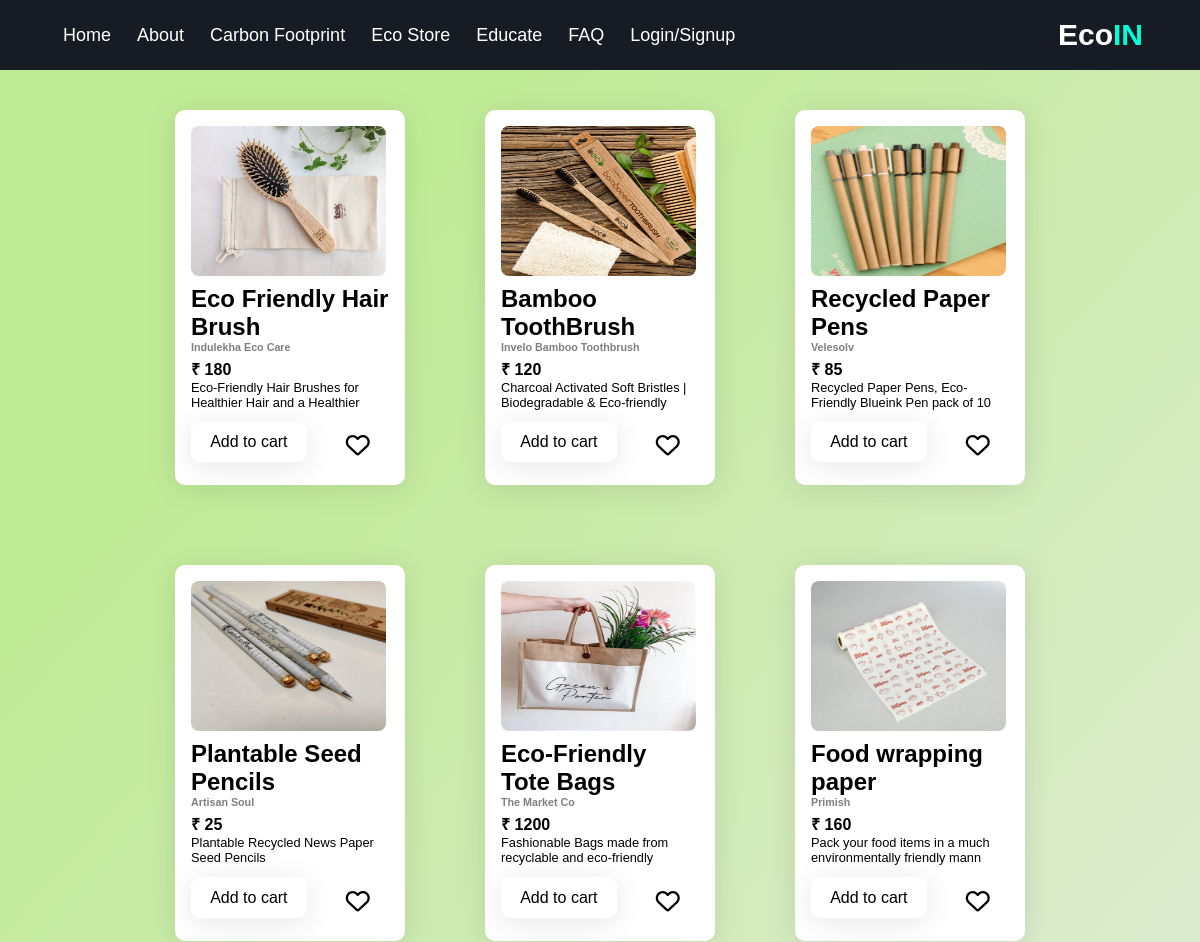
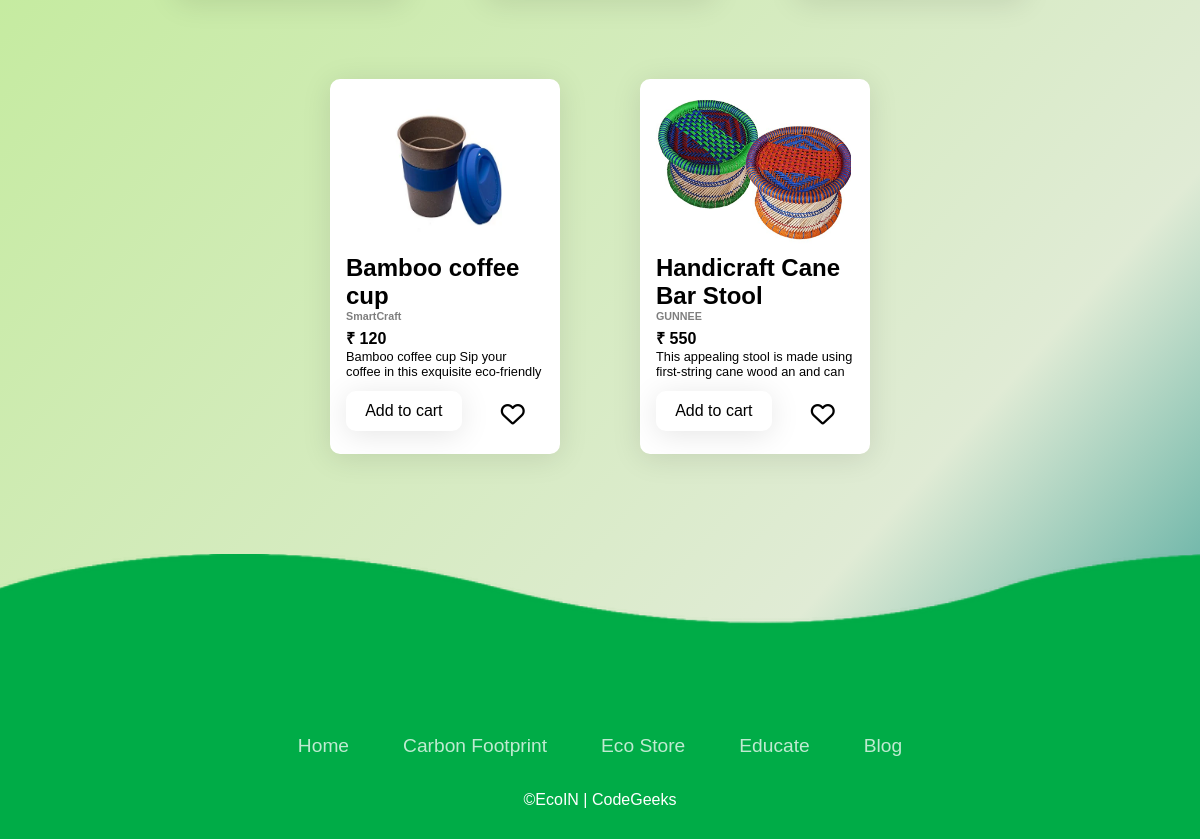
/store/, run on the app's committed database (2 pictures, top to bottom).
### marketplace/models.py (models this page shows, shortened)
class Product(models.Model):
    Name    =   models.CharField(max_length=150)
    Desc    =   models.TextField(default="")
    Img     =   models.ImageField()
    Company =   models.CharField(max_length=150)
    Stock   =   models.CharField(max_length=10)
    Created =   models.DateTimeField(timezone.now)
    Price   =   models.CharField(max_length=10)
    Type    =   models.CharField(max_length=10,default="New")   # Recycled or Fresh Arrival
    class Meta:
        verbose_name = "Product"
        verbose_name_plural=verbose_name

### marketplace/views.py (the view)
# urls.py: 2. Add a URL to urlpatterns:  path('', Home.as_view(), name='home')
def Home(request):
    products_obj = Product.objects.all()
    products = []
    for i in products_obj:
        products.append(model_to_dict(i))
    context = { "items" : products }
    return render(request,'marketplace/productcard.html',context=context)

### frontend/templates/marketplace/productcard.html (shortened to what this page needs)
{% load static %}
<!DOCTYPE html>
<html>
<head>
    <link rel="stylesheet" href="https://cdnjs.cloudflare.com/ajax/libs/font-awesome/4.7.0/css/font-awesome.min.css">
</head>
<body>
<div class="mainWrapper">
    {% include 'marketplace/navStore.html' %}
    <div class="mainContainer">
    {% for item in items %}
        <div class="card">
            <div class="cardWrapper" onclick="showProduct({{item.id}})">
            <img src="{% static 'images/' %}{{item.Img}}" alt="Product Image" height="150px">
            <h2> {{item.Name }}</h2>
            <h6>{{ item.Company }}</h6>
            <h4>&#8377; <span>{{ item.Price }}</span></h4>
            <p>{{ item.Desc }}</p>
            </div>
            <button class="toCart" onclick="addCart({{item.id}})">Add to cart</button>
            <button style="float: right;" class="fav"><i onclick="myFunction(this,{{item.id}})" class="fa fa-heart-o fa-heart"></i></button>
        </div>
    {% endfor %}
    </div>
    {% include 'components/footer.html' %}
</div>
</body>
</html>

### frontend/templates/marketplace/navStore.html (shortened to what this page needs)
{% load static %}
<!DOCTYPE html>
<html lang="en">
<head>
</head>
<body>
  <div class="wrapper">
    <nav>
    <div class="content">
        <ul class="links">
        <li><a href="{% url 'Base:Home' %}">Home</a></li>
        <li><a href="{% url 'Base:About' %}">About</a></li>
        <li>
            <a href="{% url 'Carbon:Home' %}" class="desktop-link">Carbon Footprint </a>
        </li>
        <li>
            <a href="{% url 'MarketPlace:Home' %}" class="desktop-link">Eco Store</a>
        </li>
        <li>
            <a href="#" class="desktop-link">Educate</a>
        </li>
        <li><a href="{% url 'Base:FAQ' %}">FAQ</a></li>
        {% if user.is_authenticated %}
        <li><a href="#">Profile</a></li>
        <li><a href="{% url 'Base:Logout' %}">Logout</a></li>
        {% else %}
        <li><a href="{% url 'Base:Login' %}">Login/Signup</a></li>
        {% endif %}
        </ul>
        <div class="logo"><a href="{% url 'Base:Home' %}">Eco<font color="#00ffd9">IN</font></a></div>
    </div>
    </nav>
</div>
<div style="height: 70px;"><img src="{% static 'images/overscroll.png' %}" width="100%" height="100%"></div>
</body>
</html>

### frontend/templates/components/footer.html (shortened to what this page needs)
{% load static %}
<!DOCTYPE html>
<html lang="en">
<head>
</head>
<body>
    <div class="container" style="padding:0;">
        <footer class="footer">
            <div class="waves">
                <div class="wave" id="wave1"></div>
                <div class="wave" id="wave3"></div>
            </div>
            <ul class="social-icon">
                <li class="social-icon__item"><a class="social-icon__link" href="#">
                </a></li>
                <li class="social-icon__item"><a class="social-icon__link" href="#">
                </a></li>
                <li class="social-icon__item"><a class="social-icon__link" href="#">
                </a></li>
                <li class="social-icon__item"><a class="social-icon__link" href="#">
                </a></li>
            </ul>
            <ul class="menu">
                <li class="menu__item"><a class="menu__link" href="{% url 'Base:Home' %}">Home</a></li>
                <li class="menu__item"><a class="menu__link" href="#">Carbon Footprint</a></li>
                <li class="menu__item"><a class="menu__link" href="{% url 'MarketPlace:Home' %}">Eco Store</a></li>
                <li class="menu__item"><a class="menu__link" href="#">Educate</a></li>
                <li class="menu__item"><a class="menu__link" href="#">Blog</a></li>
            </ul>
            <p>&copy;EcoIN | CodeGeeks</p>
            </footer>
    </div>
</body>
</html>

### frontend/templates/marketplace/productcard.html (style rules this page uses)
* { margin: 0; padding: 0; box-sizing: border-box; }
.mainWrapper { margin: 0; padding: 0; box-sizing: border-box; }
body { background: linear-gradient(132deg, rgb(192, 235, 150) 20.44%, rgb(224, 235, 213) 78.54%, rgb(37, 148, 141) 100.00%); }
.mainContainer { display: flex; justify-content: center; align-items: center; flex-direction: row; width: 100vw; flex-wrap: wrap; }
.card { width: 230px; font-family: 'Segoe UI', Tahoma, Geneva, Verdana, sans-serif; padding: 1rem; margin: 2.5rem; background: white; border-radius: 10px 10px; box-shadow: 0 4px 30px rgba(0, 0, 0, 0.1); backdrop-filter: blur(4.1px); -webkit-backdrop-filter: blur(4.1px); color: black; }
.card img { width: 195px; max-height: 20rem; border-radius: .5rem; margin-bottom: 5px; }
.card h2 { font-size: 1.5rem; margin-top: 0; margin-bottom: px; }
.card h6 { margin-top: 0; margin-bottom: 5px; opacity: 0.5; }
.card h4 { color: black; margin: 0rem; padding: 0rem; }
.card p { font-size: .8rem; overflow-y: hidden; height: 2rem; margin-bottom: 10px; }
.card button { background-color: #008d05; border: none; color: black; padding: 0.7rem 1.2rem; text-align: center; text-decoration: none; display: inline-block; font-size: 1rem; cursor: pointer; }
.card .fav { background: none; }
.fa-heart { color: red; font-size: 1.5rem; }
.fa-heart-o { color: black; font-size: 1.5rem; }
.card .toCart { background: rgba(255, 255, 255, 0.19); border-radius: 10px 10px 10px 10px; box-shadow: 0 4px 30px rgba(0, 0, 0, 0.1); backdrop-filter: blur(4.1px); -webkit-backdrop-filter: blur(4.1px); }

### frontend/templates/marketplace/navStore.html (style rules this page uses)
a { text-decoration:none; padding: 8px 13px; font-size: 18px; font-weight: 500; padding: 9px 17px; border-radius: 5px; transition: all 0.3s ease; }
.wrapper { background: #171c24; position: fixed; width: 100%; z-index: 20; }
.wrapper nav { position: relative; display: flex; max-width: calc(100% - 200px); margin: 0 auto; height: 70px; align-items: center; justify-content: space-between; }
nav .content { width: 100%; display: flex; justify-content: space-between; align-items: center; }
nav .content .links { float: right; display: flex; }
.content .logo a { margin-right: 20px; color: #fff; font-size: 30px; font-weight: 600; }
.logo { left: 0px; }
.content .links li { list-style: none; line-height: 70px; }
.content .links li a, .content .links li label { color: #fff; font-size: 18px; font-weight: 500; padding: 9px 17px; border-radius: 5px; transition: all 0.3s ease; }
@media screen and (max-width: 1250px) { .wrapper nav { max-width: 100%; padding: 0 20px; } }
@media screen and (max-width: 1250px) { nav .content .links { margin-left: 30px; } }
@media screen and (max-width: 1250px) { .content .links li a { padding: 8px 13px; } }

### frontend/templates/components/footer.html (style rules this page uses)
.footer { position: relative; margin-top: 10rem; width: 100vw; background: #00AC47; min-height: 100px; padding: 20px 50px; display: flex; justify-content: center; align-items: center; flex-direction: column; }
.social-icon, .menu { position: relative; display: flex; justify-content: center; align-items: center; margin: 10px 0; flex-wrap: wrap; }
.social-icon__item, .menu__item { list-style: none; }
.social-icon__link { font-size: 2rem; color: #fff; margin: 0 10px; display: inline-block; transition: 0.5s; }
.menu__link { font-size: 1.2rem; color: #fff; margin: 0 10px; display: inline-block; transition: 0.5s; text-decoration: none; opacity: 0.75; font-weight: 300; }
.footer p { color: #fff; margin: 15px 0 10px 0; font-size: 1rem; font-weight: 300; }
.wave { position: absolute; top: -100px; left: 0; width: 100%; height: 100px; background: url("/static/Images/wave.png"); background-size: 1000px 100px; }
.wave#wave1 { z-index: 1000; opacity: 1; bottom: 0; animation: animateWaves 4s linear infinite; }
.wave#wave3 { z-index: 1000; opacity: 0.2; bottom: 15px; animation: animateWaves 3s linear infinite; }
* { margin: 0; padding: 0; box-sizing: border-box; text-decoration: none; font-family: "Poppins", sans-serif; }
body { overflow-x: hidden; }
a { text-decoration: none; color: inherit; }
.container { position: relative; display: flex; width: 100vw; }

### data on the page
Product: Img (picture), Name "Eco Friendly Hair Brush", Company "Indulekha Eco Care", Price "180", Desc "Eco-Friendly Hair Brushes for Healthier Hair and a Healthier…"
Product: Img (picture), Name "Bamboo ToothBrush", Company "Invelo Bamboo Toothbrush", Price "120", Desc "Charcoal Activated Soft Bristles | Biodegradable & Eco-friendly"
Product: Img (picture), Name "Recycled Paper Pens", Company "Velesolv", Price "85", Desc "Recycled Paper Pens, Eco-Friendly Blueink Pen pack of 10…"
Product: Img (picture), Name "Plantable Seed Pencils", Company "Artisan Soul", Price "25", Desc "Plantable Recycled News Paper Seed Pencils"
Product: Img (picture), Name "Eco-Friendly Tote Bags", Company "The Market Co", Price "1200", Desc "Fashionable Bags made from recyclable and eco-friendly…"
Product: Img (picture), Name "Food wrapping paper", Company "Primish", Price "160", Desc "Pack your food items in a much environmentally friendly mann"
Product: Img (picture), Name "Bamboo coffee cup", Company "SmartCraft", Price "120", Desc "Bamboo coffee cup Sip your coffee in this exquisite eco-friendly…"
Product: Img (picture), Name "Handicraft Cane Bar Stool", Company "GUNNEE", Price "550", Desc "This appealing stool is made using first-string cane wood an and can…"
